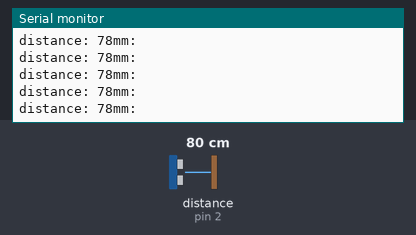
The sketch below on a simulated Arduino Uno, built with avr-gcc and run on an emulated ATmega328P. Shown: the last lines printed to the serial monitor. Wiring (inferred from the names in the program): ultrasonic range finder: trigger pin 3; echo pin 2. The test bench sets the inputs (shaded band); at power-on: distance to the obstacle (sensor on pin 2) 80 cm. The echo pulse lasts 58.3 µs per cm.

Above: at 1.2 s.
1.3 s: distance to the obstacle (sensor on pin 2) set to 120 cm
At 1.8 s:
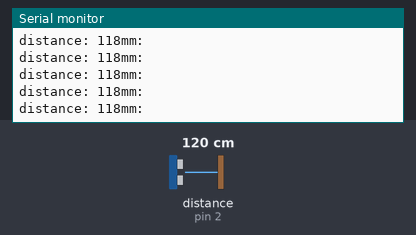
4.3 s: distance to the obstacle (sensor on pin 2) set to 2 cm
At 4.8 s:
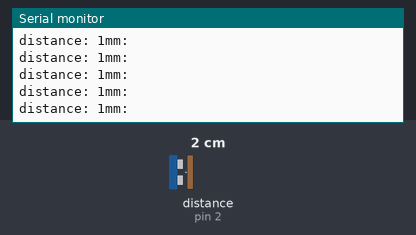
5.8 s: distance to the obstacle (sensor on pin 2) set to 18 cm
At 6.9 s:
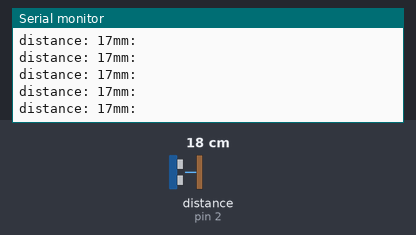
11.8 s: distance to the obstacle (sensor on pin 2) set to 4 cm
At 12.3 s:
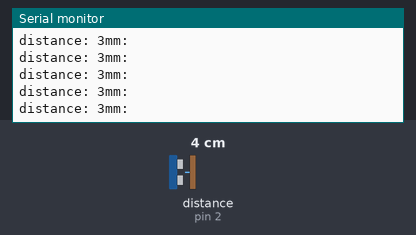
14.8 s: distance to the obstacle (sensor on pin 2) set to 250 cm
At 15.3 s:
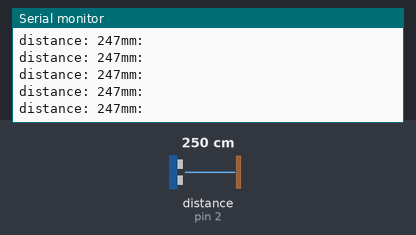
20.8 s: distance to the obstacle (sensor on pin 2) set to 35 cm
At 21.3 s:
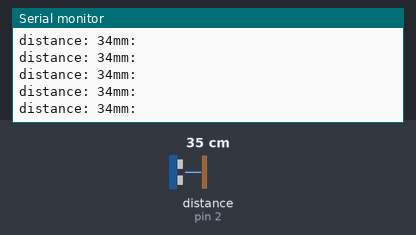
Timing chart, 0 to 23.8 s (numbered marks = the images above; inputs shaded):
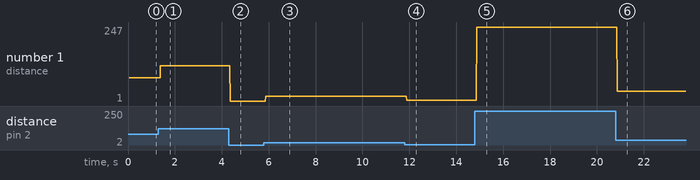

Measured:
- after the input at 1.3 s, the serial monitor: prints a new line after 0.08 s (image 1)
- after the input at 4.3 s, the serial monitor: prints a new line after 0.07 s (image 2)
- after the input at 5.8 s, the serial monitor: prints a new line after 0.07 s (image 3)
- after the input at 11.8 s, the serial monitor: prints a new line after 0.08 s (image 4)
- after the input at 14.8 s, the serial monitor: prints a new line after 0.07 s (image 5)
- after the input at 20.8 s, the serial monitor: prints a new line after 0.08 s (image 6)
- plotted number 1: 78 → 118 after the input at 1.3 s, 118 → 1 after the input at 4.3 s, 1 → 17 after the input at 5.8 s, 17 → 3 after the input at 11.8 s, 3 → 247 after the input at 14.8 s

The sketch:

Ultrosonic.ino
```cpp
#define echoPin 2
#define trigPin 3
long duration;
int distance;

void setup() {
  // put your setup code here, to run once:
  pinMode(trigPin,OUTPUT);
  pinMode(echoPin,INPUT);
  Serial.begin(9600);
  Serial.println("Ultrasonic Sensor HC-SR04 test");
  Serial.println("with arduino UNO R3");
}

void loop() {
  digitalWrite(trigPin,LOW);
  delayMicroseconds(2);
  digitalWrite(trigPin,HIGH);
  delayMicroseconds(10);
  digitalWrite(trigPin,LOW);

  duration=pulseIn(echoPin,HIGH);
  distance=duration*0.034/2;
  Serial.print("distance: ");
  Serial.print(distance);
  Serial.println("mm: ");

}
```
